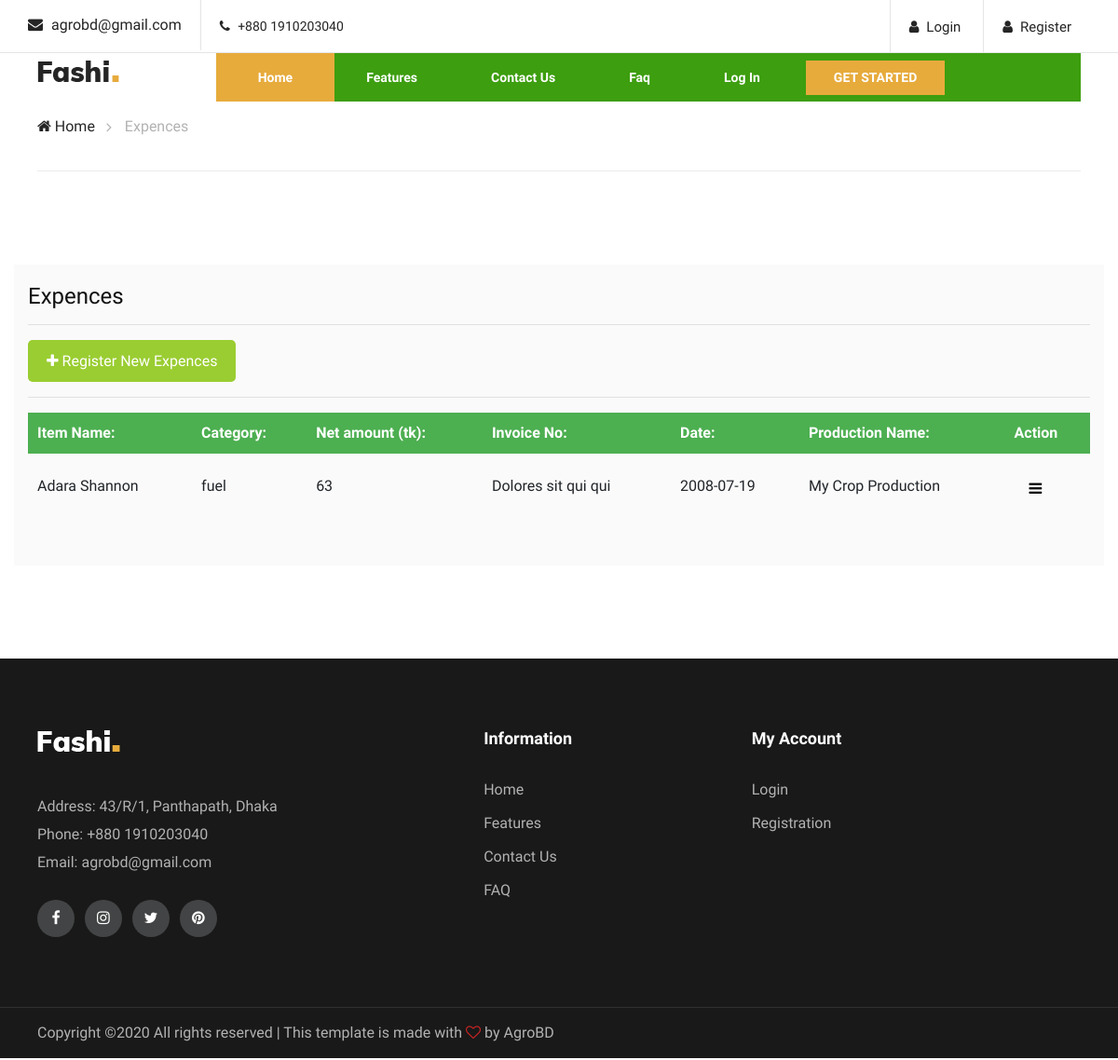
Page /expences.php on the earlier database version.
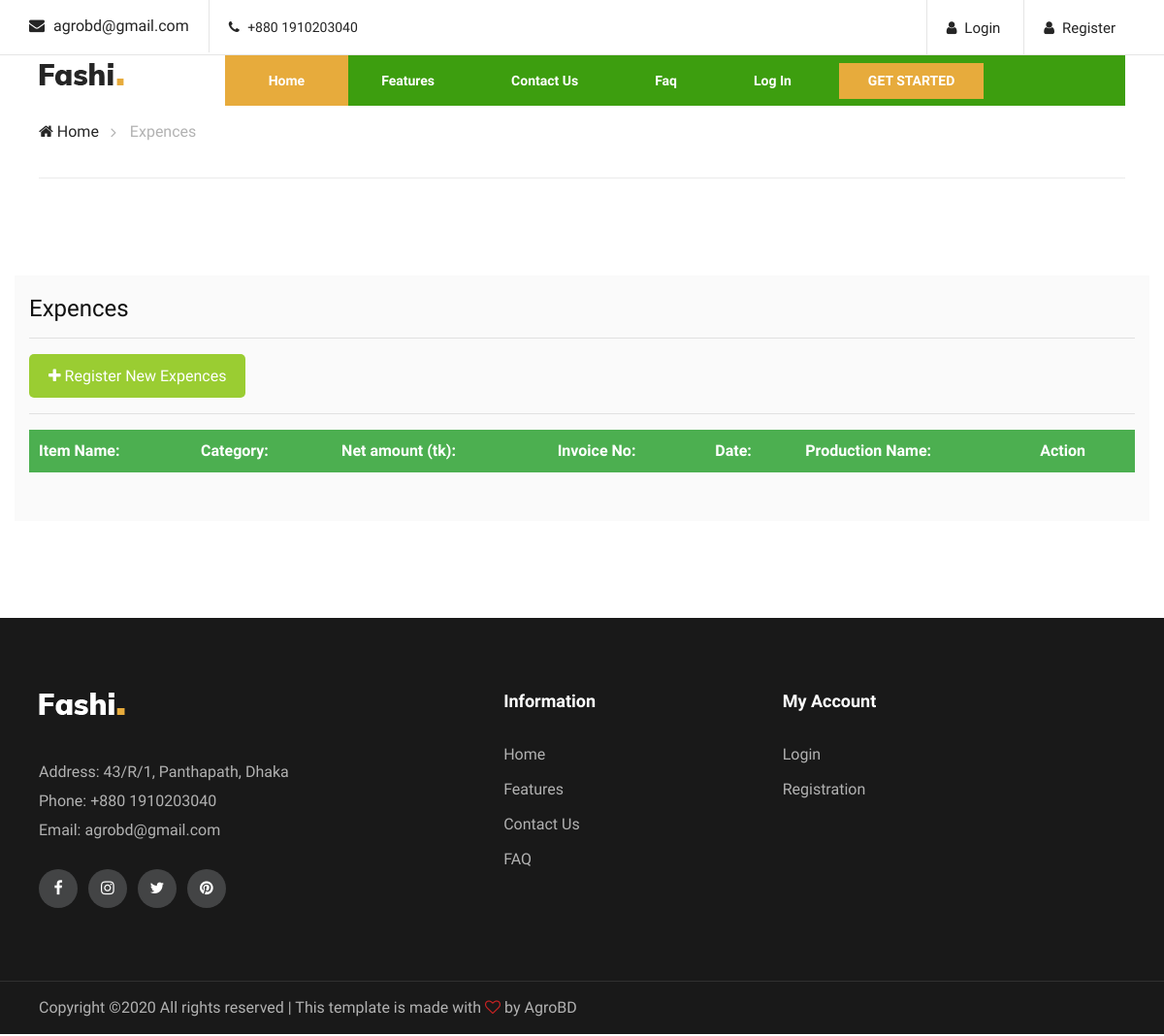
Same page on the later database version.
### tables this page shows
CREATE TABLE `expences` (
  `e_id` int(11) NOT NULL,
  `item_name` varchar(30) NOT NULL,
  `category` varchar(20) NOT NULL,
  `net_amount` int(11) NOT NULL,
  `invoice_no` varchar(20) NOT NULL,
  `date` date NOT NULL,
  `cropProduction_id` int(11) NOT NULL,
  `uid` int(11) NOT NULL,
  `created_date` timestamp NOT NULL DEFAULT current_timestamp() ON UPDATE current_timestamp()
);

CREATE TABLE `crop_productions` (
  `cropProduction_id` int(11) NOT NULL,
  `cropProduction_name` varchar(30) NOT NULL,
  `crop_name` varchar(30) NOT NULL,
  `location` varchar(50) NOT NULL,
  `uid` int(11) NOT NULL,
  `created_at` timestamp NOT NULL DEFAULT current_timestamp() ON UPDATE current_timestamp()
);

### expences.php (the view, shortened to what this page needs)
<?php include'includes/head.php';
include'includes/navbar.php';
$conn = connect();
?>
</head>
<body>
    <div class="breacrumb-section">
        <div class="container">
            <div class="row">
                <div class="col-lg-12">
                    <div class="breadcrumb-text">
                        <a href="index"><i class="fa fa-home"></i> Home</a>
                        <span>Expences</span>
                    </div>
                </div>
            </div>
        </div>
    </div>
    <section class="homenav">
        <div class="container production_box">
            <h4>Expences</h4>
            <hr>
            <div class="">
                <button id="myBtn" style="float: none;"><i class="fa fa-plus" aria-hidden="true"></i> Register New
                    Expences</button>
                <hr>
                <table id="example" class="display">
                    <thead>
                        <tr>
                            <th>Item Name:</th>
                            <th>Category:</th>
                            <th>Net amount (tk):</th>
                            <th>Invoice No:</th>
                            <th>Date:</th>
                            <th>Production Name:</th>
                            <th>Action</th>
                        </tr>
                    </thead>
                    <tbody>
                        <?php
                            $sql= "SELECT * FROM expences as e, crop_productions as c WHERE e.cropProduction_id = c.cropProduction_id";
                            $result = $conn->query($sql);
                                while ($row = $result-> fetch_assoc()):
                            ?>
                        <tr>
                            <td><?php echo $row["item_name"]; ?></td>
                            <td><?php echo $row["category"]; ?></td>
                            <td><?php echo $row["net_amount"]; ?></td>
                            <td><?php echo $row["invoice_no"]; ?></td>
                            <td><?php echo $row["date"]; ?></td>
                            <td><?php echo $row["cropProduction_name"]; ?></td>
                            <td>
                                <div class="dropdown">
                                    <button class="dropbtn"><i class="fa fa-bars"></i></button>
                                </div>
                            </td>
                        </tr>
                        <?php endwhile;?>
                    </tbody>
                </table>
            </div>
        </div>
    </section>
    <?php
include'includes/footer.php';?>
</body>
</html>

Differences in the rows shown:
removed expences: item_name "Adara Shannon", category "fuel", net_amount "63", invoice_no "Dolores sit qui qui", date "2008-07-19", cropProduction.cropProduction_name "My Crop Production"
